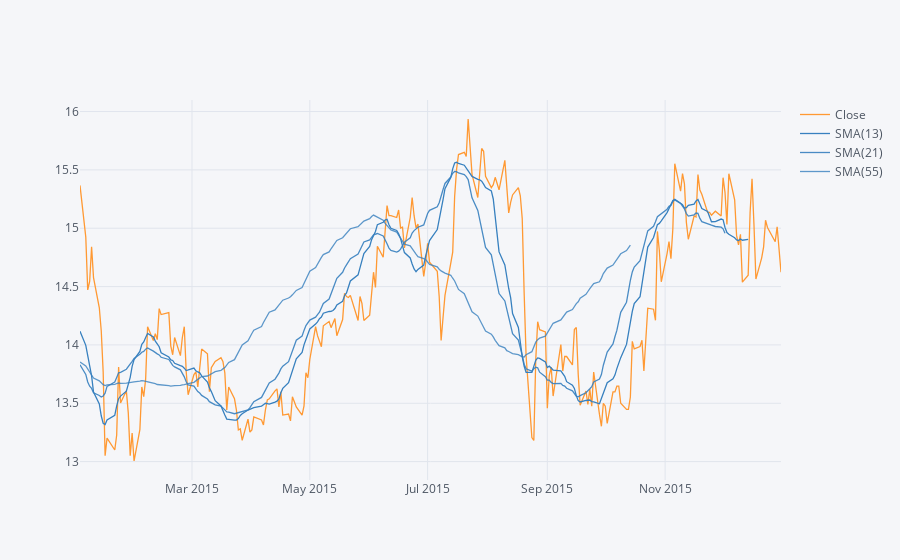

The notebook cell saved with this chart:
### Markdown cell above
Using .ta_plot created a Simple Moving Averagesa plot of Bank of America for year 2015

### Code cell
BAC15 = BAC['Close'].loc['2015-01-01':'2016-01-01']
BAC15.ta_plot(study='sma',periods=[13,21,55])

### Figure 1 — Plotly figure (JSON) as saved in the notebook; plotly's stock layout.template omitted (floating-point values rounded to 4 significant figures; data arrays with more than 128 entries replaced by an {"elided": "..."} marker saying what was removed)
{"data": [{"line": {"color": "rgba(255, 153, 51, 1.0)", "dash": "solid", "shape": "linear", "width": 1.3}, "mode": "lines", "name": "Close", "text": "", "type": "scatter", "x": {"elided": "252 str values"}, "y": {"elided": "252 float values"}}, {"line": {"color": "rgba(55, 128, 191, 1.0)", "dash": "solid", "shape": "linear", "width": 1.3}, "mode": "lines", "name": "SMA(13)", "text": "", "type": "scatter", "x": {"elided": "252 str values"}, "y": {"elided": "252 mixed values"}}, {"line": {"color": "rgba(55, 128, 191, 0.8999999999999999)", "dash": "solid", "shape": "linear", "width": 1.3}, "mode": "lines", "name": "SMA(21)", "text": "", "type": "scatter", "x": {"elided": "252 str values"}, "y": {"elided": "252 mixed values"}}, {"line": {"color": "rgba(55, 128, 191, 0.7999999999999998)", "dash": "solid", "shape": "linear", "width": 1.3}, "mode": "lines", "name": "SMA(55)", "text": "", "type": "scatter", "x": {"elided": "252 str values"}, "y": {"elided": "252 mixed values"}}], "layout": {"legend": {"bgcolor": "#F5F6F9", "font": {"color": "#4D5663"}}, "paper_bgcolor": "#F5F6F9", "plot_bgcolor": "#F5F6F9", "title": {"font": {"color": "#4D5663"}}, "xaxis": {"gridcolor": "#E1E5ED", "showgrid": true, "tickfont": {"color": "#4D5663"}, "title": {"font": {"color": "#4D5663"}, "text": ""}, "zerolinecolor": "#E1E5ED"}, "yaxis": {"gridcolor": "#E1E5ED", "showgrid": true, "tickfont": {"color": "#4D5663"}, "title": {"font": {"color": "#4D5663"}, "text": ""}, "zerolinecolor": "#E1E5ED"}}}
